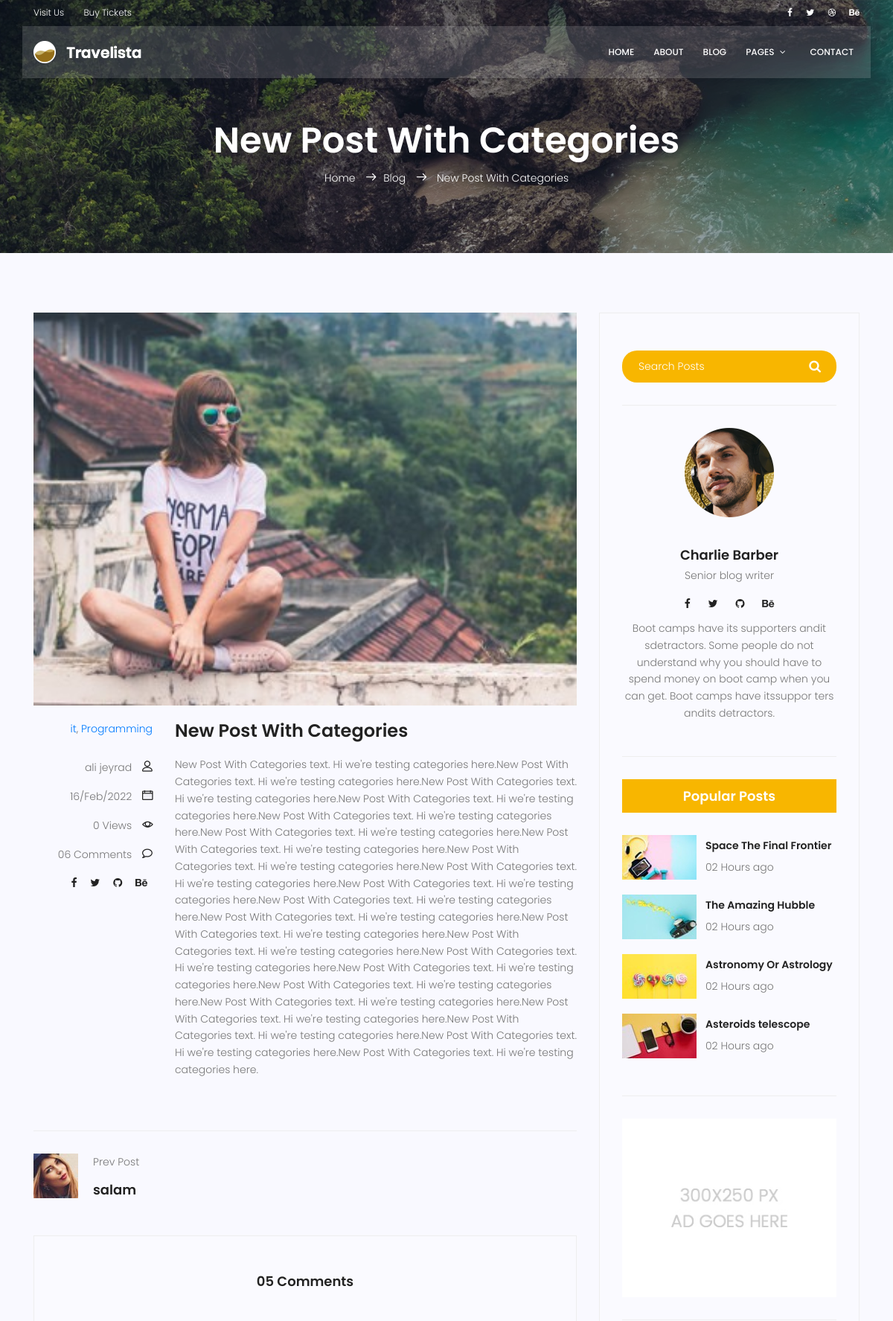
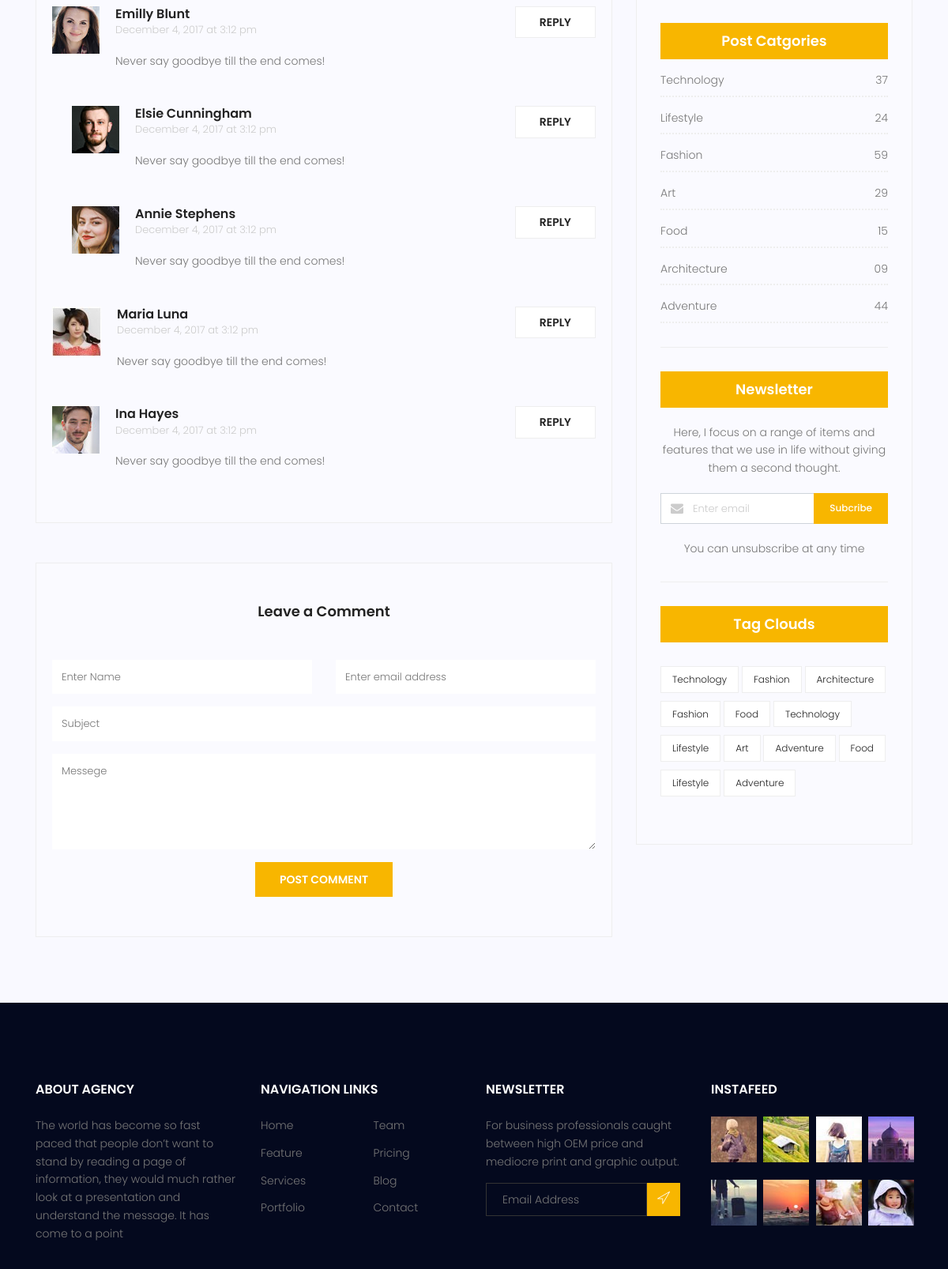
Screenshot of /blog/9 (upper part) with the database file from the repository (2 pictures, top to bottom).
### home/models.py (models this page shows, shortened)
class Post(models.Model):
    title = models.CharField(max_length=255)
    content = models.TextField()
    image = models.ImageField(upload_to='blog/', default='blog/default.jpg')
    author = models.ForeignKey(User, null=True, on_delete= models.CASCADE)
    category = models.ManyToManyField(Category)
    counted_views = models.IntegerField(default=0)
    status = models.BooleanField(default=False)
    published_date = models.DateTimeField(null=True)
    created_date = models.DateTimeField(auto_now_add=True)
    updated_date = models.DateTimeField(auto_now=True)
    class Meta:
        ordering = ['-created_date']

class Category(models.Model):
    name = models.CharField(max_length=255)
    def __str__(self):
        return self.name

### blog/views.py (the view)
# urls.py: path('<int:pid>', views.blog_single, name='blog_single')
def blog_single(request, pid):
    all_posts = Post.objects.filter(status=1).order_by('id')
    post = get_object_or_404(all_posts, id=pid)
    post_index = list(all_posts).index(post)
    try:
        next_post = [list(all_posts)[post_index+1]]
    except:
        next_post = []
    try:
        prev_post = [list(all_posts)[post_index-1]]
    except:
        prev_post = []
    context = {
        'post':post,
        'next_post':False if len(next_post) == 0 else next_post[0],
        'prev_post':False if len(prev_post) == 0 else prev_post[0]
    }
    return render(request, 'blog/blog-single.html', context)

### templates/blog/blog-single.html (shortened to what this page needs)
{% extends 'home/layout.html' %}
{% load static %}
{% block body %}
<section class="relative about-banner">
	<div class="overlay overlay-bg"></div>
	<div class="container">
		<div class="row d-flex align-items-center justify-content-center">
			<div class="about-content col-lg-12">
				<h1 class="text-white">
					{{post.title}}
				</h1>
				<p class="text-white link-nav"><a href="{% url 'home:home' %}">Home </a> <span
						class="lnr lnr-arrow-right"></span><a href="{% url 'blog:blog_home' %}">Blog </a> <span
						class="lnr lnr-arrow-right"></span> {{post.title}}</p>
			</div>
		</div>
	</div>
</section>
<section class="post-content-area single-post-area">
	<div class="container">
		<div class="row">
			<div class="col-lg-8 posts-list">
				<div class="single-post row">
					<div class="col-lg-12">
						<div class="feature-img">
							<img class="img-fluid" src="{{post.image.url}}" alt="">
						</div>
					</div>
					<div class="col-lg-3  col-md-3 meta-details">
						<ul class="tags">
							{% for category in post.category.all %}
							<a href="#">{{category}}</a>{% if not forloop.last %},{% endif %}
							{% endfor %}
						</ul>
						<div class="user-details row">
							<p class="user-name col-lg-12 col-md-12 col-6"><a href="#">{{post.author.get_full_name}}</a> <span
									class="lnr lnr-user"></span></p>
							<p class="date col-lg-12 col-md-12 col-6"><a href="#">{{post.created_date|date:'d/M/Y'}}</a> <span
									class="lnr lnr-calendar-full"></span></p>
							<p class="view col-lg-12 col-md-12 col-6"><a href="#">{{post.counted_views}} Views</a> <span
									class="lnr lnr-eye"></span></p>
							<p class="comments col-lg-12 col-md-12 col-6"><a href="#">06 Comments</a> <span
									class="lnr lnr-bubble"></span></p>
							<ul class="social-links col-lg-12 col-md-12 col-6">
								<li><a href="#"><i class="fa fa-facebook"></i></a></li>
								<li><a href="#"><i class="fa fa-twitter"></i></a></li>
								<li><a href="#"><i class="fa fa-github"></i></a></li>
								<li><a href="#"><i class="fa fa-behance"></i></a></li>
							</ul>
						</div>
					</div>
					<div class="col-lg-9 col-md-9">
						<h3 class="mt-20 mb-20">{{post.title}}</h3>
						<p class="excert">
							{{post.content}}
						</p>
					</div>
				</div>
				<div class="navigation-area">
					<div class="row">
						{% if prev_post == False %}
						<div
							class="col-lg-6 col-md-6 col-12 nav-left flex-row d-flex justify-content-start align-items-center">
						</div>
						{% else %}
						<div
							class="col-lg-6 col-md-6 col-12 nav-left flex-row d-flex justify-content-start align-items-center">
							<div class="thumb">
								<a href="#"><img class="img-fluid" src="{% static 'img/blog/prev.jpg' %}" alt=""></a>
							</div>
							<div class="arrow">
								<a href="#"></a>
							</div>
							<div class="detials">
								<p>Prev Post</p>
								<a href="#">
									<h4>{{prev_post.title}}</h4>
								</a>
							</div>
						</div>
						{% endif %}
						{% if next_post == False %}
						<div
							class="col-lg-6 col-md-6 col-12 nav-right flex-row d-flex justify-content-end align-items-center">
							{% endif %}
						</div>
					</div>
					<div class="comments-area">
						<h4>05 Comments</h4>
						<div class="comment-list">
							<div class="single-comment justify-content-between d-flex">
								<div class="user justify-content-between d-flex">
									<div class="thumb">
										<img src="{% static 'img/blog/c1.jpg' %}" alt="">
									</div>
									<div class="desc">
										<h5><a href="#">Emilly Blunt</a></h5>
										<p class="date">December 4, 2017 at 3:12 pm </p>
										<p class="comment">
											Never say goodbye till the end comes!
										</p>
									</div>
								</div>
								<div class="reply-btn">
									<a href="" class="btn-reply text-uppercase">reply</a>
								</div>
							</div>
						</div>
						<div class="comment-list left-padding">
							<div class="single-comment justify-content-between d-flex">
								<div class="user justify-content-between d-flex">
									<div class="thumb">
										<img src="{% static 'img/blog/c2.jpg' %}" alt="">
									</div>
									<div class="desc">
										<h5><a href="#">Elsie Cunningham</a></h5>
										<p class="date">December 4, 2017 at 3:12 pm </p>
										<p class="comment">
											Never say goodbye till the end comes!
										</p>
									</div>
								</div>
								<div class="reply-btn">
									<a href="" class="btn-reply text-uppercase">reply</a>
								</div>
							</div>
						</div>
						<div class="comment-list left-padding">
							<div class="single-comment justify-content-between d-flex">
								<div class="user justify-content-between d-flex">
									<div class="thumb">
										<img src="{% static 'img/blog/c3.jpg' %}" alt="">
									</div>
									<div class="desc">
										<h5><a href="#">Annie Stephens</a></h5>
										<p class="date">December 4, 2017 at 3:12 pm </p>
										<p class="comment">
											Never say goodbye till the end comes!
										</p>
									</div>
								</div>
								<div class="reply-btn">
									<a href="" class="btn-reply text-uppercase">reply</a>
								</div>
							</div>
						</div>
						<div class="comment-list">
							<div class="single-comment justify-content-between d-flex">
								<div class="user justify-content-between d-flex">
									<div class="thumb">
										<img src="{% static 'img/blog/c4.jpg' %}" alt="">
									</div>
									<div class="desc">
										<h5><a href="#">Maria Luna</a></h5>
										<p class="date">December 4, 2017 at 3:12 pm </p>
										<p class="comment">
											Never say goodbye till the end comes!
										</p>
									</div>
								</div>
								<div class="reply-btn">
									<a href="" class="btn-reply text-uppercase">reply</a>
								</div>
							</div>
						</div>
						<div class="comment-list">
							<div class="single-comment justify-content-between d-flex">
								<div class="user justify-content-between d-flex">
									<div class="thumb">
										<img src="{% static 'img/blog/c5.jpg' %}" alt="">
									</div>
									<div class="desc">
										<h5><a href="#">Ina Hayes</a></h5>
										<p class="date">December 4, 2017 at 3:12 pm </p>
										<p class="comment">
											Never say goodbye till the end comes!
										</p>
									</div>
								</div>
								<div class="reply-btn">
									<a href="" class="btn-reply text-uppercase">reply</a>
								</div>
							</div>
						</div>
					</div>
					<div class="comment-form">
						<h4>Leave a Comment</h4>
						<form>
							<div class="form-group form-inline">
								<div class="form-group col-lg-6 col-md-12 name">
									<input type="text" class="form-control" id="name" placeholder="Enter Name"
										onfocus="this.placeholder = ''" onblur="this.placeholder = 'Enter Name'">
								</div>
								<div class="form-group col-lg-6 col-md-12 email">
									<input type="email" class="form-control" id="email"
										placeholder="Enter email address" onfocus="this.placeholder = ''"
										onblur="this.placeholder = 'Enter email address'">
								</div>
							</div>
							<div class="form-group">
								<input type="text" class="form-control" id="subject" placeholder="Subject"
									onfocus="this.placeholder = ''" onblur="this.placeholder = 'Subject'">
							</div>
							<div class="form-group">
								<textarea class="form-control mb-10" rows="5" name="message" placeholder="Messege"
									onfocus="this.placeholder = ''" onblur="this.placeholder = 'Messege'"
									required=""></textarea>
							</div>
							<a href="#" class="primary-btn text-uppercase">Post Comment</a>
						</form>
					</div>
				</div>
			</div>
			<div class="col-lg-4 sidebar-widgets">
				<div class="widget-wrap">
					<div class="single-sidebar-widget search-widget">
						<form class="search-form" action="#">
							<input placeholder="Search Posts" name="search" type="text"
								onfocus="this.placeholder = ''" onblur="this.placeholder = 'Search Posts'">
							<button type="submit"><i class="fa fa-search"></i></button>
						</form>
					</div>
					{% include 'blog/blog-writer.html' %}
					<div class="single-sidebar-widget popular-post-widget">
						<h4 class="popular-title">Popular Posts</h4>
						<div class="popular-post-list">
							<div class="single-post-list d-flex flex-row align-items-center">
								<div class="thumb">
									<img class="img-fluid" src="{% static 'img/blog/pp1.jpg' %}" alt="">
								</div>
								<div class="details">
									<a href="#">
										<h6>Space The Final Frontier</h6>
									</a>
									<p>02 Hours ago</p>
								</div>
							</div>
							<div class="single-post-list d-flex flex-row align-items-center">
								<div class="thumb">
									<img class="img-fluid" src="{% static 'img/blog/pp2.jpg' %}" alt="">
								</div>
								<div class="details">
									<a href="#">
										<h6>The Amazing Hubble</h6>
									</a>
									<p>02 Hours ago</p>
								</div>
							</div>
							<div class="single-post-list d-flex flex-row align-items-center">
								<div class="thumb">
									<img class="img-fluid" src="{% static 'img/blog/pp3.jpg' %}" alt="">
								</div>
								<div class="details">
									<a href="#">
										<h6>Astronomy Or Astrology</h6>
									</a>
									<p>02 Hours ago</p>
								</div>
							</div>
							<div class="single-post-list d-flex flex-row align-items-center">
								<div class="thumb">
									<img class="img-fluid" src="{% static 'img/blog/pp4.jpg' %}" alt="">
								</div>
								<div class="details">
									<a href="#">
										<h6>Asteroids telescope</h6>
									</a>
									<p>02 Hours ago</p>
								</div>
							</div>
						</div>
					</div>
					<div class="single-sidebar-widget ads-widget">
						<a href="#"><img class="img-fluid" src="{% static 'img/blog/ads-banner.jpg' %}" alt=""></a>
					</div>
					<div class="single-sidebar-widget post-category-widget">
						<h4 class="category-title">Post Catgories</h4>
						<ul class="cat-list">
							<li>
								<a href="#" class="d-flex justify-content-between">
									<p>Technology</p>
									<p>37</p>
								</a>
							</li>
							<li>
								<a href="#" class="d-flex justify-content-between">
									<p>Lifestyle</p>
									<p>24</p>
								</a>
							</li>
							<li>
								<a href="#" class="d-flex justify-content-between">
									<p>Fashion</p>
									<p>59</p>
								</a>
							</li>
							<li>
								<a href="#" class="d-flex justify-content-between">
									<p>Art</p>
									<p>29</p>
								</a>
							</li>
							<li>
								<a href="#" class="d-flex justify-content-between">
									<p>Food</p>
									<p>15</p>
								</a>
							</li>
							<li>
								<a href="#" class="d-flex justify-content-between">
									<p>Architecture</p>
									<p>09</p>
								</a>
							</li>
							<li>
								<a href="#" class="d-flex justify-content-between">
									<p>Adventure</p>
									<p>44</p>
								</a>
							</li>
						</ul>
					</div>
					<div class="single-sidebar-widget newsletter-widget">
						<h4 class="newsletter-title">Newsletter</h4>
						<p>
							Here, I focus on a range of items and features that we use in life without
							giving them a second thought.
						</p>
						<div class="form-group d-flex flex-row">
							<div class="col-autos">
								<div class="input-group">
									<div class="input-group-prepend">
										<div class="input-group-text"><i class="fa fa-envelope"
												aria-hidden="true"></i>
										</div>
									</div>
									<input type="text" class="form-control" id="inlineFormInputGroup"
										placeholder="Enter email" onfocus="this.placeholder = ''"
										onblur="this.placeholder = 'Enter email'">
								</div>
							</div>
							<a href="#" class="bbtns">Subcribe</a>
						</div>
						<p class="text-bottom">
							You can unsubscribe at any time
						</p>
					</div>
					<div class="single-sidebar-widget tag-cloud-widget">
						<h4 class="tagcloud-title">Tag Clouds</h4>
						<ul>
							<li><a href="#">Technology</a></li>
							<li><a href="#">Fashion</a></li>
							<li><a href="#">Architecture</a></li>
							<li><a href="#">Fashion</a></li>
							<li><a href="#">Food</a></li>
							<li><a href="#">Technology</a></li>
							<li><a href="#">Lifestyle</a></li>
							<li><a href="#">Art</a></li>
							<li><a href="#">Adventure</a></li>
							<li><a href="#">Food</a></li>
							<li><a href="#">Lifestyle</a></li>
							<li><a href="#">Adventure</a></li>
						</ul>
					</div>
				</div>
			</div>
		</div>
</section>
{% endblock body %}

### rows the page displays
Post: title "New Post With Categories", image (placeholder picture), author.get_full_name "ali jeyrad", created_date "16/Feb/2022", counted_views "0", content "New Post With Categories text. Hi we're testing categories here.New Post With Categories text. Hi we're testing categories here.New Post With Categories text. Hi we're testing categories here.New Post With Categories text. Hi we're testing categories here.New Post With Categories text. Hi we're testing categories here.New Post With Categories text. Hi we're testing categories here.New Post With Categories text. Hi we're testing categories here.New Post With Categories text. Hi we're testing categories here.New Post With Categories text. Hi we're testing categories here.New Post With Categories text. Hi we're testing categories here.New Post With Categories text. Hi we're testing categories…"
Category: name "it"
Category: name "Programming"
Post: title "salam"
